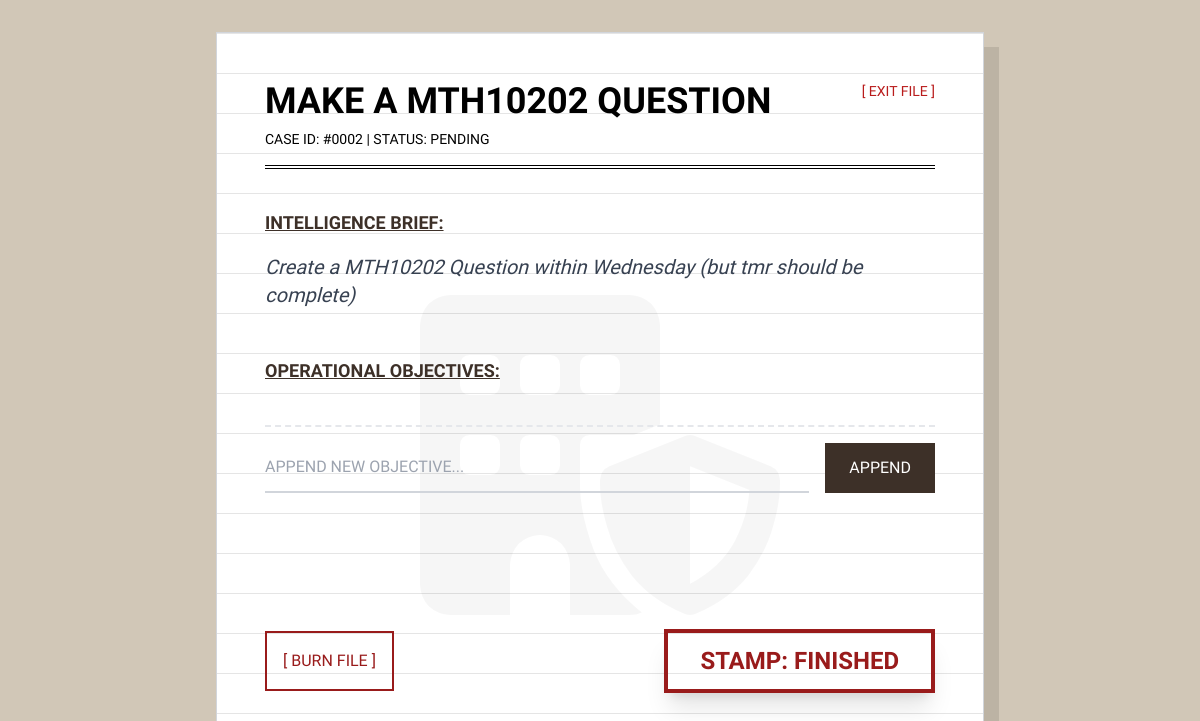
Screenshot of /todo/2 with the database file from the repository.
### models.py (models this page shows)
class Task(db.Model):
    id = db.Column(db.Integer, primary_key=True)
    title = db.Column(db.String(200), nullable=False)
    description = db.Column(db.Text, nullable=True)
    status = db.Column(db.String(20), default='pending')
    subtasks = db.relationship('Subtask', backref='task', lazy=True, cascade="all, delete-orphan")

### todo_routes.py (the view)
@todo_bp.route('/<int:task_id>')
def task_detail(task_id):
    task = Task.query.get_or_404(task_id)
    return render_template('todo/task.html', task=task)

### templates/todo/task.html (shortened to what this page needs)
<!DOCTYPE html>
<html lang="en">
<head>
    <script src="https://cdn.tailwindcss.com"></script>
    <link rel="stylesheet" href="https://cdnjs.cloudflare.com/ajax/libs/font-awesome/6.4.0/css/all.min.css">
</head>
<body>
    <div class="max-w-3xl mx-auto report-paper p-12 min-h-[95vh] relative border border-gray-300">
        <div class="absolute inset-0 flex items-center justify-center opacity-[0.03] pointer-events-none select-none">
            <i class="fa-solid fa-building-shield text-[20rem]"></i>
        </div>
        <div class="mb-10 border-b-4 border-double border-black pb-4 flex justify-between items-start relative z-10">
            <div>
                <h1 class="text-4xl typewriter font-bold uppercase">{{ task.title }}</h1>
                <p class="typewriter mt-2 text-sm">CASE ID: #{{ "%04d"|format(task.id) }} | STATUS: <span id="status-text">{{ task.status.upper() }}</span></p>
            </div>
            <a href="{{ url_for('todo.index') }}" class="typewriter text-sm hover:underline text-red-700">[ EXIT FILE ]</a>
        </div>
        <div class="mb-12 relative z-10">
            <h2 class="typewriter font-bold text-lg text-[#3d3028] underline">INTELLIGENCE BRIEF:</h2>
            <p class="text-xl mt-4 italic text-gray-700">{{ task.description or "No brief provided." }}</p>
        </div>
        <div class="mb-24 relative z-10">
            <h2 class="typewriter font-bold text-lg text-[#3d3028] underline mb-6">OPERATIONAL OBJECTIVES:</h2>
            <div class="mt-10 pt-4 border-t-2 border-dashed border-gray-200">
                <div class="flex gap-4">
                    <input type="text" id="new-subtask-input" placeholder="APPEND NEW OBJECTIVE..." class="flex-1 bg-transparent border-b-2 border-gray-300 typewriter focus:border-black outline-none py-1">
                    <button onclick="addSubtask()" class="bg-[#3d3028] text-white px-6 py-1 typewriter hover:bg-black transition">APPEND</button>
                </div>
            </div>
        </div>
        <div class="flex justify-between items-center mt-auto pt-10 relative z-10">
            <button onclick="destroyFile({{ task.id }})" class="typewriter text-red-800 border-2 border-red-800 px-4 py-2 hover:bg-red-800 hover:text-white transition">
                [ BURN FILE ]
            </button>
            <button onclick="toggleTaskStatus()" class="border-4 border-red-800 text-red-800 px-8 py-3 typewriter font-bold text-2xl hover:bg-red-800 hover:text-white transition-all transform hover:scale-105 active:scale-95 shadow-xl">
                {% if task.status == 'pending' %}STAMP: FINISHED{% else %}RE-OPEN CASE{% endif %}
            </button>
        </div>
    </div>
</body>
</html>

### templates/todo/task.html (style rules this page uses)
body { background-color: #d1c7b7; font-family: 'Prompt', sans-serif; padding: 2rem; }
.report-paper { background-color: #fff; background-image: linear-gradient(#e5e5e5 1px, transparent 1px); background-size: 100% 2.5rem; box-shadow: 15px 15px 0px rgba(0,0,0,0.1); line-height: 2.5rem; }
.typewriter { font-family: 'Special Elite', cursive; }

### rows the page displays
Task: title "MAKE A MTH10202 QUESTION", id "0002", status "PENDING", description "Create a MTH10202 Question within Wednesday (but tmr should be complete)"
